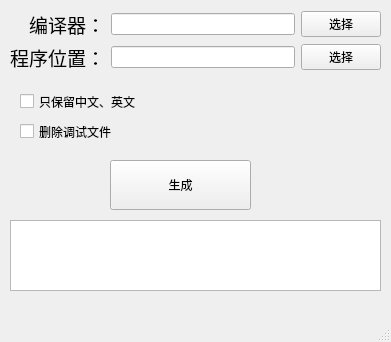
<?xml version="1.0" encoding="UTF-8"?>
<ui version="4.0">
 <class>MainWindow</class>
 <widget class="QMainWindow" name="MainWindow">
  <property name="geometry">
   <rect>
    <x>0</x>
    <y>0</y>
    <width>391</width>
    <height>342</height>
   </rect>
  </property>
  <property name="windowTitle">
   <string>MainWindow</string>
  </property>
  <widget class="QWidget" name="centralwidget">
   <widget class="QCheckBox" name="chkJustCNEN">
    <property name="geometry">
     <rect>
      <x>20</x>
      <y>90</y>
      <width>131</width>
      <height>23</height>
     </rect>
    </property>
    <property name="minimumSize">
     <size>
      <width>20</width>
      <height>20</height>
     </size>
    </property>
    <property name="text">
     <string>只保留中文、英文</string>
    </property>
   </widget>
   <widget class="QCheckBox" name="chkDelDebugFile">
    <property name="geometry">
     <rect>
      <x>20</x>
      <y>120</y>
      <width>131</width>
      <height>23</height>
     </rect>
    </property>
    <property name="minimumSize">
     <size>
      <width>20</width>
      <height>20</height>
     </size>
    </property>
    <property name="text">
     <string>删除调试文件</string>
    </property>
   </widget>
   <widget class="QPushButton" name="btnGenerate">
    <property name="geometry">
     <rect>
      <x>110</x>
      <y>160</y>
      <width>141</width>
      <height>50</height>
     </rect>
    </property>
    <property name="minimumSize">
     <size>
      <width>100</width>
      <height>50</height>
     </size>
    </property>
    <property name="text">
     <string>生成</string>
    </property>
   </widget>
   <widget class="QPlainTextEdit" name="plainTextEdit">
    <property name="geometry">
     <rect>
      <x>10</x>
      <y>220</y>
      <width>371</width>
      <height>71</height>
     </rect>
    </property>
   </widget>
   <widget class="QWidget" name="">
    <property name="geometry">
     <rect>
      <x>10</x>
      <y>10</y>
      <width>371</width>
      <height>61</height>
     </rect>
    </property>
    <layout class="QGridLayout" name="gridLayout">
     <item row="0" column="0">
      <widget class="QLabel" name="label">
       <property name="font">
        <font>
         <family>幼圆</family>
         <pointsize>14</pointsize>
        </font>
       </property>
       <property name="text">
        <string>编译器：</string>
       </property>
       <property name="alignment">
        <set>Qt::AlignRight|Qt::AlignTrailing|Qt::AlignVCenter</set>
       </property>
      </widget>
     </item>
     <item row="0" column="1">
      <widget class="QLineEdit" name="lineEdit"/>
     </item>
     <item row="0" column="2">
      <widget class="QPushButton" name="btnSelCompiler">
       <property name="minimumSize">
        <size>
         <width>20</width>
         <height>20</height>
        </size>
       </property>
       <property name="text">
        <string>选择</string>
       </property>
      </widget>
     </item>
     <item row="1" column="0">
      <widget class="QLabel" name="label_2">
       <property name="font">
        <font>
         <family>幼圆</family>
         <pointsize>14</pointsize>
        </font>
       </property>
       <property name="text">
        <string>程序位置：</string>
       </property>
       <property name="alignment">
        <set>Qt::AlignRight|Qt::AlignTrailing|Qt::AlignVCenter</set>
       </property>
      </widget>
     </item>
     <item row="1" column="1">
      <widget class="QLineEdit" name="lineEdit_2"/>
     </item>
     <item row="1" column="2">
      <widget class="QPushButton" name="btnSelExe">
       <property name="minimumSize">
        <size>
         <width>20</width>
         <height>20</height>
        </size>
       </property>
       <property name="text">
        <string>选择</string>
       </property>
      </widget>
     </item>
    </layout>
   </widget>
  </widget>
  <widget class="QMenuBar" name="menubar">
   <property name="geometry">
    <rect>
     <x>0</x>
     <y>0</y>
     <width>391</width>
     <height>20</height>
    </rect>
   </property>
  </widget>
  <widget class="QStatusBar" name="statusbar"/>
 </widget>
 <resources/>
 <connections/>
</ui>
